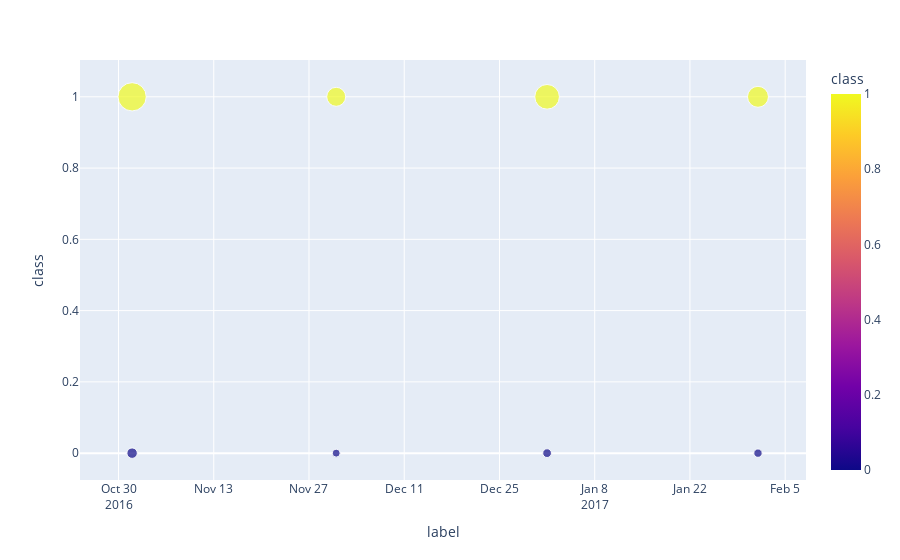

Notebook source saved alongside this figure:
### Code cell
fig = px.scatter(need_df, x="label", y="class", color="class", size=storage)

fig.show()

### Figure 1 — Plotly figure (JSON) as saved in the notebook; plotly's stock layout.template omitted (floating-point values rounded to 4 significant figures)
{"data": [{"hovertemplate": "label=%{x}<br>class=%{marker.color}<br>size=%{marker.size}<extra></extra>", "legendgroup": "", "marker": {"color": [0, 1, 0, 1, 0, 1, 0, 1], "coloraxis": "coloraxis", "size": [43.48, 316.4, 25.36, 142.5, 30.19, 240.3, 27.78, 173.9], "sizemode": "area", "sizeref": 0.7911, "symbol": "circle"}, "mode": "markers", "name": "", "orientation": "v", "showlegend": false, "type": "scatter", "x": ["2016-11", "2016-11", "2016-12", "2016-12", "2017-1", "2017-1", "2017-2", "2017-2"], "xaxis": "x", "y": [0, 1, 0, 1, 0, 1, 0, 1], "yaxis": "y"}], "layout": {"coloraxis": {"colorbar": {"title": {"text": "class"}}, "colorscale": [[0, "#0d0887"], [0.1111, "#46039f"], [0.2222, "#7201a8"], [0.3333, "#9c179e"], [0.4444, "#bd3786"], [0.5556, "#d8576b"], [0.6667, "#ed7953"], [0.7778, "#fb9f3a"], [0.8889, "#fdca26"], [1, "#f0f921"]]}, "legend": {"itemsizing": "constant", "tracegroupgap": 0}, "margin": {"t": 60}, "xaxis": {"anchor": "y", "domain": [0, 1], "title": {"text": "label"}}, "yaxis": {"anchor": "x", "domain": [0, 1], "title": {"text": "class"}}}}
